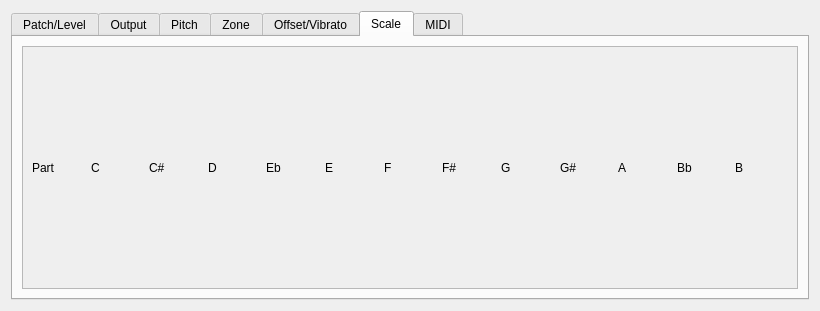
<?xml version="1.0" encoding="UTF-8"?>
<ui version="4.0">
 <class>UIPerform</class>
 <widget class="QWidget" name="UIPerform">
  <property name="geometry">
   <rect>
    <x>0</x>
    <y>0</y>
    <width>820</width>
    <height>311</height>
   </rect>
  </property>
  <property name="windowTitle">
   <string>Form</string>
  </property>
  <layout class="QGridLayout" name="gridLayout_2">
   <item row="0" column="0">
    <widget class="QTabWidget" name="tabWidget">
     <property name="currentIndex">
      <number>5</number>
     </property>
     <widget class="QWidget" name="tabPatchLevel">
      <attribute name="title">
       <string>Patch/Level</string>
      </attribute>
      <layout class="QGridLayout" name="gridLayout">
       <item row="0" column="0">
        <widget class="QScrollArea" name="scrollArea">
         <property name="widgetResizable">
          <bool>true</bool>
         </property>
         <widget class="QWidget" name="scrollAreaWidgetContents">
          <property name="geometry">
           <rect>
            <x>0</x>
            <y>0</y>
            <width>778</width>
            <height>242</height>
           </rect>
          </property>
          <layout class="QGridLayout" name="gridLayout_4">
           <item row="0" column="1">
            <widget class="QLabel" name="label_6">
             <property name="text">
              <string>Kbd</string>
             </property>
            </widget>
           </item>
           <item row="0" column="6">
            <widget class="QLabel" name="label_8">
             <property name="text">
              <string>Level</string>
             </property>
            </widget>
           </item>
           <item row="0" column="3">
            <widget class="QLabel" name="label_3">
             <property name="text">
              <string>Patch</string>
             </property>
            </widget>
           </item>
           <item row="0" column="5">
            <widget class="QLabel" name="label_7">
             <property name="text">
              <string>Mute</string>
             </property>
            </widget>
           </item>
           <item row="0" column="7">
            <widget class="QLabel" name="label_9">
             <property name="text">
              <string>Pan</string>
             </property>
            </widget>
           </item>
           <item row="0" column="9">
            <widget class="QLabel" name="label_11">
             <property name="text">
              <string>RxSw</string>
             </property>
            </widget>
           </item>
           <item row="0" column="8">
            <widget class="QLabel" name="label_10">
             <property name="text">
              <string>RxCh</string>
             </property>
            </widget>
           </item>
           <item row="0" column="0">
            <widget class="QLabel" name="label">
             <property name="text">
              <string>Part</string>
             </property>
            </widget>
           </item>
           <item row="0" column="2">
            <widget class="QLabel" name="label_2">
             <property name="text">
              <string>Group</string>
             </property>
            </widget>
           </item>
           <item row="0" column="4">
            <widget class="QLabel" name="label_5">
             <property name="text">
              <string>Solo</string>
             </property>
            </widget>
           </item>
          </layout>
         </widget>
        </widget>
       </item>
      </layout>
     </widget>
     <widget class="QWidget" name="tabOutput">
      <attribute name="title">
       <string>Output</string>
      </attribute>
      <layout class="QGridLayout" name="gridLayout_5">
       <item row="0" column="0">
        <widget class="QScrollArea" name="scrollArea_2">
         <property name="widgetResizable">
          <bool>true</bool>
         </property>
         <widget class="QWidget" name="scrollAreaWidgetContents_2">
          <property name="geometry">
           <rect>
            <x>0</x>
            <y>0</y>
            <width>778</width>
            <height>242</height>
           </rect>
          </property>
          <layout class="QGridLayout" name="gridLayout_7">
           <item row="0" column="0">
            <widget class="QLabel" name="label_43">
             <property name="text">
              <string>Part</string>
             </property>
            </widget>
           </item>
           <item row="0" column="1">
            <widget class="QLabel" name="label_12">
             <property name="text">
              <string>Out</string>
             </property>
            </widget>
           </item>
           <item row="0" column="2">
            <widget class="QLabel" name="label_13">
             <property name="text">
              <string>MFX#</string>
             </property>
            </widget>
           </item>
           <item row="0" column="3">
            <widget class="QLabel" name="label_14">
             <property name="text">
              <string>Level</string>
             </property>
            </widget>
           </item>
           <item row="0" column="4">
            <widget class="QLabel" name="label_15">
             <property name="text">
              <string>Chorus</string>
             </property>
            </widget>
           </item>
           <item row="0" column="5">
            <widget class="QLabel" name="label_16">
             <property name="text">
              <string>Reverb</string>
             </property>
            </widget>
           </item>
           <item row="0" column="6">
            <widget class="QLabel" name="label_17">
             <property name="text">
              <string>1</string>
             </property>
            </widget>
           </item>
           <item row="0" column="7">
            <widget class="QLabel" name="label_18">
             <property name="text">
              <string>2</string>
             </property>
            </widget>
           </item>
           <item row="0" column="8">
            <widget class="QLabel" name="label_19">
             <property name="text">
              <string>3</string>
             </property>
            </widget>
           </item>
           <item row="0" column="9">
            <widget class="QLabel" name="label_20">
             <property name="text">
              <string>C</string>
             </property>
            </widget>
           </item>
           <item row="0" column="10">
            <widget class="QLabel" name="label_21">
             <property name="text">
              <string>R</string>
             </property>
            </widget>
           </item>
          </layout>
         </widget>
        </widget>
       </item>
      </layout>
     </widget>
     <widget class="QWidget" name="tabPitch">
      <attribute name="title">
       <string>Pitch</string>
      </attribute>
      <layout class="QGridLayout" name="gridLayout_6">
       <item row="0" column="0">
        <widget class="QScrollArea" name="scrollArea_4">
         <property name="widgetResizable">
          <bool>true</bool>
         </property>
         <widget class="QWidget" name="scrollAreaWidgetPitch">
          <property name="geometry">
           <rect>
            <x>0</x>
            <y>0</y>
            <width>778</width>
            <height>242</height>
           </rect>
          </property>
          <layout class="QGridLayout" name="gridLayout_9">
           <item row="0" column="0">
            <widget class="QLabel" name="label_44">
             <property name="text">
              <string>Part</string>
             </property>
            </widget>
           </item>
           <item row="0" column="1">
            <widget class="QLabel" name="label_45">
             <property name="text">
              <string>Oct</string>
             </property>
            </widget>
           </item>
           <item row="0" column="2">
            <widget class="QLabel" name="label_46">
             <property name="text">
              <string>Crs</string>
             </property>
            </widget>
           </item>
           <item row="0" column="3">
            <widget class="QLabel" name="label_47">
             <property name="text">
              <string>Fine</string>
             </property>
            </widget>
           </item>
           <item row="0" column="4">
            <widget class="QLabel" name="label_48">
             <property name="text">
              <string>Mono</string>
             </property>
            </widget>
           </item>
           <item row="0" column="5">
            <widget class="QLabel" name="label_49">
             <property name="text">
              <string>Legato</string>
             </property>
            </widget>
           </item>
           <item row="0" column="6">
            <widget class="QLabel" name="label_50">
             <property name="text">
              <string>Bend</string>
             </property>
            </widget>
           </item>
           <item row="0" column="7">
            <widget class="QLabel" name="label_51">
             <property name="text">
              <string>Portam</string>
             </property>
            </widget>
           </item>
           <item row="0" column="8">
            <widget class="QLabel" name="label_52">
             <property name="text">
              <string>Time</string>
             </property>
            </widget>
           </item>
          </layout>
         </widget>
        </widget>
       </item>
      </layout>
     </widget>
     <widget class="QWidget" name="tabZone">
      <attribute name="title">
       <string>Zone</string>
      </attribute>
      <layout class="QHBoxLayout" name="horizontalLayout">
       <item>
        <widget class="QScrollArea" name="scrollArea_3">
         <property name="widgetResizable">
          <bool>true</bool>
         </property>
         <widget class="QWidget" name="scrollAreaWidgetZone">
          <property name="geometry">
           <rect>
            <x>0</x>
            <y>0</y>
            <width>778</width>
            <height>242</height>
           </rect>
          </property>
          <layout class="QGridLayout" name="gridLayout_8">
           <item row="0" column="1">
            <widget class="QLabel" name="label_23">
             <property name="text">
              <string>Kbd</string>
             </property>
            </widget>
           </item>
           <item row="0" column="5">
            <widget class="QLabel" name="label_27">
             <property name="text">
              <string>V-Rsv</string>
             </property>
            </widget>
           </item>
           <item row="0" column="0">
            <widget class="QLabel" name="label_22">
             <property name="text">
              <string>Part</string>
             </property>
            </widget>
           </item>
           <item row="0" column="4">
            <widget class="QLabel" name="label_26">
             <property name="text">
              <string>V-Sens</string>
             </property>
            </widget>
           </item>
           <item row="0" column="3">
            <widget class="QLabel" name="label_25">
             <property name="text">
              <string>Upper</string>
             </property>
            </widget>
           </item>
           <item row="0" column="2">
            <widget class="QLabel" name="label_24">
             <property name="text">
              <string>Lower</string>
             </property>
            </widget>
           </item>
           <item row="0" column="6">
            <widget class="QLabel" name="label_28">
             <property name="text">
              <string>Oct</string>
             </property>
            </widget>
           </item>
          </layout>
         </widget>
        </widget>
       </item>
      </layout>
     </widget>
     <widget class="QWidget" name="tabOffsetVibrato">
      <attribute name="title">
       <string>Offset/Vibrato</string>
      </attribute>
      <layout class="QHBoxLayout" name="horizontalLayout_2">
       <item>
        <widget class="QScrollArea" name="scrollArea_5">
         <property name="widgetResizable">
          <bool>true</bool>
         </property>
         <widget class="QWidget" name="scrollAreaWidgeOffSetVibrato">
          <property name="geometry">
           <rect>
            <x>0</x>
            <y>0</y>
            <width>778</width>
            <height>242</height>
           </rect>
          </property>
          <layout class="QGridLayout" name="gridLayout_10">
           <item row="0" column="2">
            <widget class="QLabel" name="label_31">
             <property name="text">
              <string>Reso</string>
             </property>
            </widget>
           </item>
           <item row="0" column="3">
            <widget class="QLabel" name="label_32">
             <property name="text">
              <string>Attack</string>
             </property>
            </widget>
           </item>
           <item row="0" column="4">
            <widget class="QLabel" name="label_33">
             <property name="text">
              <string>Decay</string>
             </property>
            </widget>
           </item>
           <item row="0" column="0">
            <widget class="QLabel" name="label_29">
             <property name="text">
              <string>Part</string>
             </property>
            </widget>
           </item>
           <item row="0" column="1">
            <widget class="QLabel" name="label_30">
             <property name="text">
              <string>Cutoff</string>
             </property>
            </widget>
           </item>
           <item row="0" column="7">
            <widget class="QLabel" name="label_36">
             <property name="text">
              <string>Vibr. Depth</string>
             </property>
            </widget>
           </item>
           <item row="0" column="6">
            <widget class="QLabel" name="label_35">
             <property name="text">
              <string>Vibr. Rate</string>
             </property>
            </widget>
           </item>
           <item row="0" column="5">
            <widget class="QLabel" name="label_34">
             <property name="text">
              <string>Release</string>
             </property>
            </widget>
           </item>
           <item row="0" column="8">
            <widget class="QLabel" name="label_37">
             <property name="text">
              <string>Vibr. Delay</string>
             </property>
            </widget>
           </item>
          </layout>
         </widget>
        </widget>
       </item>
      </layout>
     </widget>
     <widget class="QWidget" name="tabScale">
      <attribute name="title">
       <string>Scale</string>
      </attribute>
      <layout class="QHBoxLayout" name="horizontalLayout_3">
       <item>
        <widget class="QScrollArea" name="scrollArea_6">
         <property name="widgetResizable">
          <bool>true</bool>
         </property>
         <widget class="QWidget" name="scrollAreaWidgetScale">
          <property name="geometry">
           <rect>
            <x>0</x>
            <y>0</y>
            <width>778</width>
            <height>242</height>
           </rect>
          </property>
          <layout class="QGridLayout" name="gridLayout_11">
           <item row="0" column="0">
            <widget class="QLabel" name="label_38">
             <property name="text">
              <string>Part</string>
             </property>
            </widget>
           </item>
           <item row="0" column="1">
            <widget class="QLabel" name="label_39">
             <property name="text">
              <string>C</string>
             </property>
            </widget>
           </item>
           <item row="0" column="5">
            <widget class="QLabel" name="label_53">
             <property name="text">
              <string>E</string>
             </property>
            </widget>
           </item>
           <item row="0" column="9">
            <widget class="QLabel" name="label_57">
             <property name="text">
              <string>G#</string>
             </property>
            </widget>
           </item>
           <item row="0" column="12">
            <widget class="QLabel" name="label_59">
             <property name="text">
              <string>B</string>
             </property>
            </widget>
           </item>
           <item row="0" column="7">
            <widget class="QLabel" name="label_55">
             <property name="text">
              <string>F#</string>
             </property>
            </widget>
           </item>
           <item row="0" column="6">
            <widget class="QLabel" name="label_54">
             <property name="text">
              <string>F</string>
             </property>
            </widget>
           </item>
           <item row="0" column="3">
            <widget class="QLabel" name="label_41">
             <property name="text">
              <string>D</string>
             </property>
            </widget>
           </item>
           <item row="0" column="8">
            <widget class="QLabel" name="label_56">
             <property name="text">
              <string>G</string>
             </property>
            </widget>
           </item>
           <item row="0" column="4">
            <widget class="QLabel" name="label_42">
             <property name="text">
              <string>Eb</string>
             </property>
            </widget>
           </item>
           <item row="0" column="10">
            <widget class="QLabel" name="label_58">
             <property name="text">
              <string>A</string>
             </property>
            </widget>
           </item>
           <item row="0" column="2">
            <widget class="QLabel" name="label_40">
             <property name="text">
              <string>C#</string>
             </property>
            </widget>
           </item>
           <item row="0" column="11">
            <widget class="QLabel" name="label_60">
             <property name="text">
              <string>Bb</string>
             </property>
            </widget>
           </item>
          </layout>
         </widget>
        </widget>
       </item>
      </layout>
     </widget>
     <widget class="QWidget" name="tabMIDI">
      <attribute name="title">
       <string>MIDI</string>
      </attribute>
      <layout class="QHBoxLayout" name="horizontalLayout_4">
       <item>
        <widget class="QScrollArea" name="scrollArea_7">
         <property name="widgetResizable">
          <bool>true</bool>
         </property>
         <widget class="QWidget" name="scrollAreaWidgeMidiSwitches">
          <property name="geometry">
           <rect>
            <x>0</x>
            <y>0</y>
            <width>778</width>
            <height>242</height>
           </rect>
          </property>
          <layout class="QGridLayout" name="gridLayout_12">
           <item row="0" column="0">
            <widget class="QLabel" name="label_66">
             <property name="text">
              <string>Part</string>
             </property>
            </widget>
           </item>
           <item row="0" column="1">
            <widget class="QLabel" name="label_70">
             <property name="toolTip">
              <string>Program change</string>
             </property>
             <property name="text">
              <string>PC</string>
             </property>
            </widget>
           </item>
           <item row="0" column="2">
            <widget class="QLabel" name="label_72">
             <property name="toolTip">
              <string>Bank select</string>
             </property>
             <property name="text">
              <string>BS</string>
             </property>
            </widget>
           </item>
           <item row="0" column="3">
            <widget class="QLabel" name="label_67">
             <property name="toolTip">
              <string>Pitch Bend</string>
             </property>
             <property name="text">
              <string>PB</string>
             </property>
            </widget>
           </item>
           <item row="0" column="4">
            <widget class="QLabel" name="label_62">
             <property name="toolTip">
              <string>Polyphonic Aftertouch</string>
             </property>
             <property name="text">
              <string>PA</string>
             </property>
            </widget>
           </item>
           <item row="0" column="5">
            <widget class="QLabel" name="label_68">
             <property name="toolTip">
              <string>Channel Aftertouch</string>
             </property>
             <property name="text">
              <string>CA</string>
             </property>
            </widget>
           </item>
           <item row="0" column="6">
            <widget class="QLabel" name="label_65">
             <property name="toolTip">
              <string>Modulation</string>
             </property>
             <property name="text">
              <string>MD</string>
             </property>
            </widget>
           </item>
           <item row="0" column="7">
            <widget class="QLabel" name="label_69">
             <property name="toolTip">
              <string>Volume</string>
             </property>
             <property name="text">
              <string>VO</string>
             </property>
            </widget>
           </item>
           <item row="0" column="8">
            <widget class="QLabel" name="label_73">
             <property name="toolTip">
              <string>Pan</string>
             </property>
             <property name="text">
              <string>PN</string>
             </property>
            </widget>
           </item>
           <item row="0" column="9">
            <widget class="QLabel" name="label_71">
             <property name="toolTip">
              <string>Expression</string>
             </property>
             <property name="text">
              <string>EX</string>
             </property>
            </widget>
           </item>
           <item row="0" column="10">
            <widget class="QLabel" name="label_63">
             <property name="toolTip">
              <string>Hold 1</string>
             </property>
             <property name="text">
              <string>HD</string>
             </property>
            </widget>
           </item>
           <item row="0" column="11">
            <widget class="QLabel" name="label_64">
             <property name="toolTip">
              <string>Phase lock</string>
             </property>
             <property name="text">
              <string>PL</string>
             </property>
            </widget>
           </item>
           <item row="0" column="12">
            <widget class="QLabel" name="label_61">
             <property name="toolTip">
              <string>Velocity curve</string>
             </property>
             <property name="text">
              <string>VC</string>
             </property>
            </widget>
           </item>
          </layout>
         </widget>
        </widget>
       </item>
      </layout>
     </widget>
    </widget>
   </item>
  </layout>
  <widget class="QWidget" name="layoutWidget">
   <property name="geometry">
    <rect>
     <x>0</x>
     <y>0</y>
     <width>100</width>
     <height>30</height>
    </rect>
   </property>
   <layout class="QGridLayout" name="gridLayout_3"/>
  </widget>
 </widget>
 <resources/>
 <connections/>
</ui>
